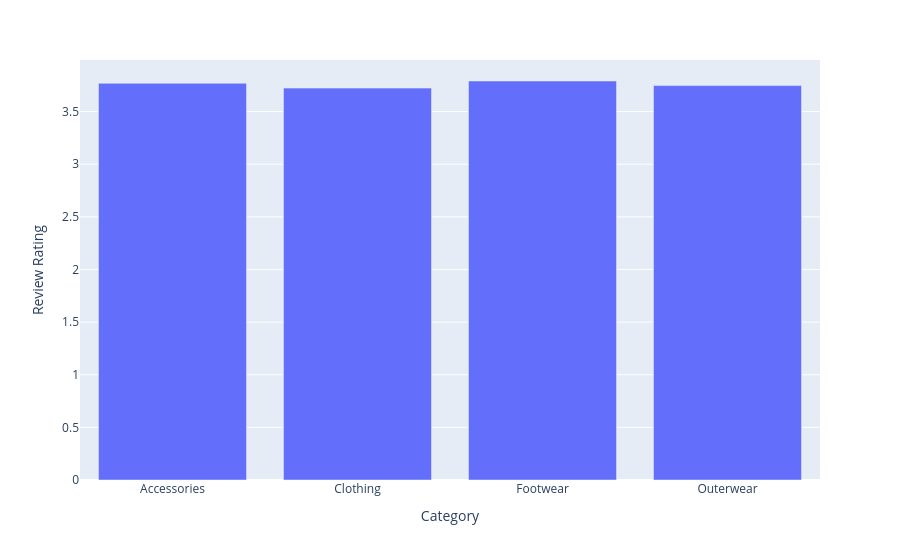

The notebook cell this image was saved under:
### Code cell
fig = px.bar(shop_groupby ,x= 'Category' , y = 'Review Rating' )
fig.show()

### Figure 1 — Plotly figure (JSON) as saved in the notebook; plotly's stock layout.template omitted (floating-point values rounded to 4 significant figures)
{"data": [{"alignmentgroup": "True", "hovertemplate": "Category=%{x}<br>Review Rating=%{y}<extra></extra>", "legendgroup": "", "marker": {"color": "#636efa", "pattern": {"shape": ""}}, "name": "", "offsetgroup": "", "orientation": "v", "showlegend": false, "textposition": "auto", "x": ["Accessories", "Clothing", "Footwear", "Outerwear"], "xaxis": "x", "y": [3.769, 3.723, 3.791, 3.747], "yaxis": "y", "type": "bar"}], "layout": {"xaxis": {"anchor": "y", "domain": [0, 1], "title": {"text": "Category"}}, "yaxis": {"anchor": "x", "domain": [0, 1], "title": {"text": "Review Rating"}}, "legend": {"tracegroupgap": 0}, "margin": {"t": 60}, "barmode": "relative"}}
